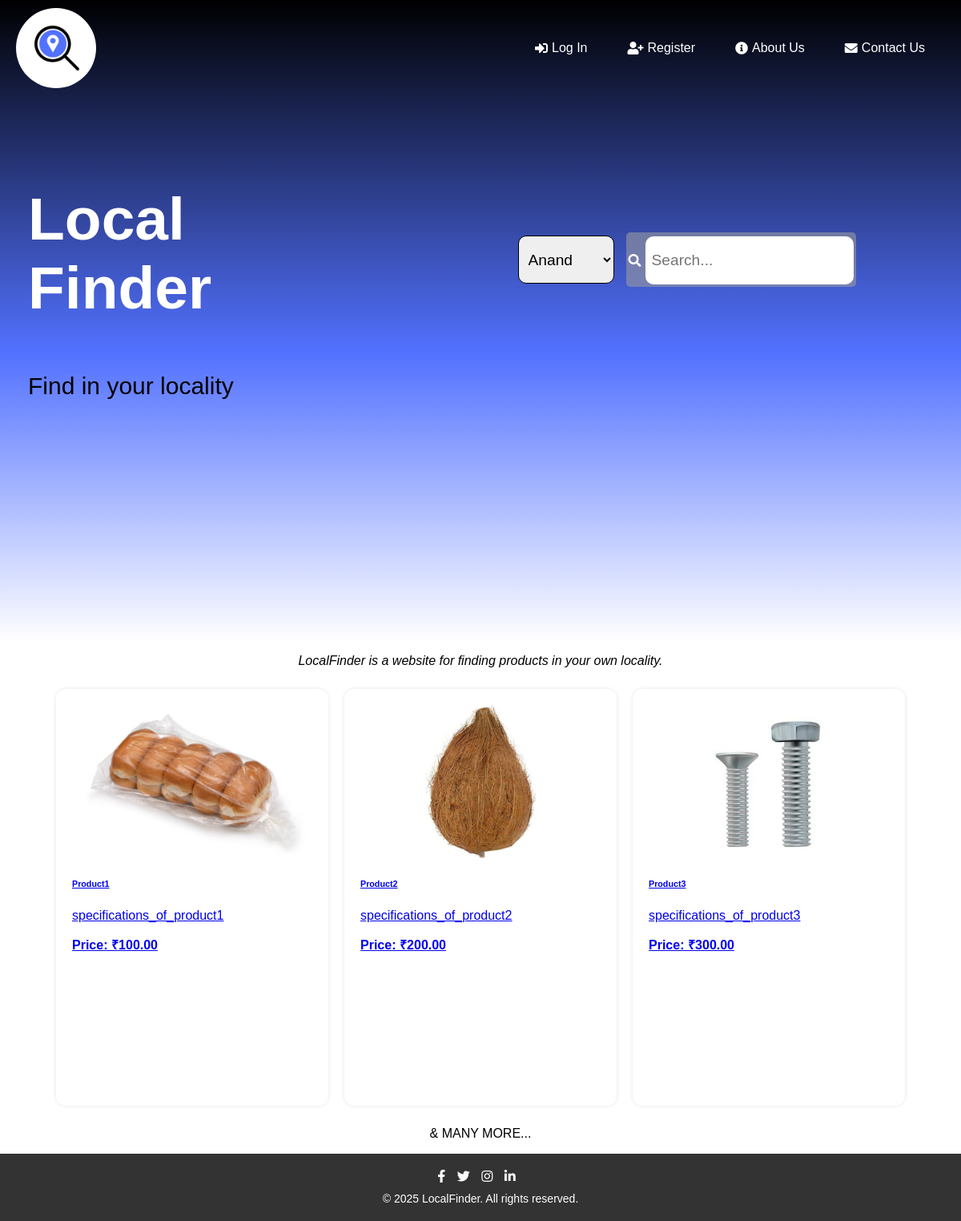
The page / on the database its author committed.
### tables this page shows
CREATE TABLE `product` (
  `Pid` varchar(255) NOT NULL,
  `Pname` varchar(255) NOT NULL,
  `specifications` varchar(255) DEFAULT NULL,
  `Price` decimal(8,2) DEFAULT NULL,
  `images` text NOT NULL
);

### index.php (the view, shortened to what this page needs)
<?php
require_once "pdo.php";
try {
    $stmt = $pdo->prepare('SELECT * FROM product LIMIT 3');
    $stmt->execute();
    $results = $stmt->fetchAll(PDO::FETCH_ASSOC);
} catch (PDOException $e) {
    error_log("Database error: " . $e->getMessage());
    $results = [];
}
?>
<!DOCTYPE html>
<html lang="en">
<head>
    <link rel="stylesheet" href="styles/style1.css" />
    <link rel="stylesheet" href="https://cdnjs.cloudflare.com/ajax/libs/font-awesome/5.15.3/css/all.min.css" />
</head>
<body>
    <section id="first_page">
        <header>
            <div id="logo_1"></div>
            <nav>
                <div class="before_login"><a href="login.php"><i class="fas fa-sign-in-alt"></i> Log In</a></div>
                <div class="before_login"><a href="user_reg.php"><i class="fas fa-user-plus"></i> Register</a></div>
                <div><a href="about.php"><i class="fas fa-info-circle"></i> About Us</a></div>
                <div><a href="contact.php"><i class="fas fa-envelope"></i> Contact Us</a></div>
            </nav>
        </header>
        <div id="container">
            <div id="brand_name">
                <h1>Local<br>Finder</h1>
                <p>Find in your locality</p>
            </div>
            <div id="Left">
                <select name="locate" id="locate">
                    <?php
                    try {
                        $stmt = $pdo->query("SELECT DISTINCT District FROM shop");
                        while ($row = $stmt->fetch(PDO::FETCH_ASSOC)) {
                            $city = htmlspecialchars($row['District']);
                            echo "<option value=\"$city\">$city</option>";
                        }
                    } catch (PDOException $e) {
                        echo "<option disabled>Error loading cities</option>";
                        error_log("City fetch error: " . $e->getMessage());
                    }
                    ?>
                </select>
                <div id="search_box">
                    <i class="fas fa-search"></i>
                    <input type="text" id="search" placeholder="Search..." />
                </div>
            </div>
        </div>
    </section>
    <section class="brief">
        <p align="center"><em>LocalFinder is a website for finding products in your own locality.</em></p>
    </section>
    <section class="main-content">
        <section class="recommendations">
            <?php if ($results): ?>
                <?php foreach ($results as $result): ?>
                    <a href="product1.php?pid=<?= htmlspecialchars($result['Pid']) ?>">
                        <div class="product">
                            <img class="pic" src="<?= htmlspecialchars($result['images']) ?>" alt="<?= htmlspecialchars($result['Pname']) ?>">
                            <div class="description">
                                <h6><?= htmlspecialchars($result['Pname']) ?></h6>
                                <p><?= htmlspecialchars($result['specifications']) ?></p>
                            </div>
                            <b>Price: ₹<?= htmlspecialchars($result['Price']) ?></b>
                        </div>
                    </a>
                <?php endforeach; ?>
            <?php else: ?>
                <p>No products found.</p>
            <?php endif; ?>
        </section>
        <p align="center">& MANY MORE...</p>
    </section>
    <footer>
        <div class="social-icons">
            <a href="#"><i class="fab fa-facebook-f"></i></a>
            <a href="#"><i class="fab fa-twitter"></i></a>
            <a href="#"><i class="fab fa-instagram"></i></a>
            <a href="#"><i class="fab fa-linkedin-in"></i></a>
        </div>
        <div class="copyright">
            &copy; 2025 LocalFinder. All rights reserved.
        </div>
    </footer>
</body>
</html>

### styles/style1.css (style rules this page uses)
body { margin: 0; padding: 0; font-family: Arial, sans-serif; transition: background-color 0.3s ease; }
#first_page { height: 100vh; width: 100vw; background: rgb(0,0,0); background: -moz-linear-gradient( rgba(0,0,0,1) 0%, rgba(82,113,255,1) 55%, rgba(255,255,255,1) 100%); background: -webkit-linear-gradient( rgba(0,0,0,1) 0%, rgba(82,113,255,1) 55%, rgba(255,255,255,1) 100%); background: linear-gradient( rgba(0,0,0,1) 0%, rgba(82,113,255,1) 55%, rgba(255,255,255,1) 100%); filter: progid:DXImageTransform.Microsoft.gradient(startColorstr="#000000",endColorstr="#ffffff",GradientType=1); }
#container { display: flex; flex-direction: row; justify-content: space-between; }
#brand_name { box-sizing : border-box; width: 40vw; font-size: 50px; animation: fadeIn 1s ease-in-out; }
#brand_name>h1 { display: block; padding-top: 10%; padding-left: 35px; color: #fff; }
#brand_name>p { font-size: 30px; padding-left: 35px; color: black; }
#Left { box-sizing : border-box; width: 60vw; padding-left: 35px; display: flex; align-items: center; justify-content: center; gap: 15px; }
#logo_1 { width: 100px; height: 100px; background-image: url("icon_no_text.png"); background-blend-mode: dark; background-size: cover; background-position: center; border-radius: 50%; transition: transform 0.3s ease-in-out; }
header { display: flex; align-items: center; justify-content: space-between; padding: 10px 20px; }
nav { display: flex; }
header > div { display: flex; }
nav > div { margin-left: 10px; margin-right: 10px; }
nav > div > a { text-decoration: none; color: white; padding: 10px 15px; border-radius: 5px; transition: background-color 0.3s ease, color 0.3s ease; display: flex; align-items: center; }
nav > div > a i { margin-right: 5px; }
#left i { color: white; margin-right: 5px; }
#search { padding: 8px; border-radius: 10px; height: 60px; width: 260px; border: none; box-sizing: border-box; font-size: larger; transition: box-shadow 0.3s ease; }
#search_box { background-color: #9f9f9f91; padding: 5px 3px 3px 3px; border-radius: 5px; display: flex; align-items: center; }
#locate { box-sizing: border-box; border: 1px solid black; border-radius: 10px; padding: 8px; height: 60px; width: 120px; font-size: larger; cursor: pointer; transition: border-color 0.3s ease; }
footer { background-color: #333; color: #fff; padding: 20px; text-align: center; transition: background-color 0.3s ease; }
.social-icons { margin-bottom: 10px; }
.social-icons a { color: #fff; margin-right: 10px; transition: color 0.3s ease, transform 0.3s ease; }
.copyright { font-size: 14px; }
.product { background-color: #fff; border-radius: 12px; box-shadow: 0 0 5px rgba(0, 0, 0, 0.1); margin: 10px; padding: 20px; width: 300px; transition: box-shadow 0.3s ease; height: 60vh; }
.pic { background-position: center; background-size:contain; background-repeat: no-repeat; height: 40%; display: block; margin: auto; transition: transform 0.5s ease; }
.description { margin-top: 10px; }
.recommendations { display: flex; flex-wrap: wrap; justify-content: center; }
.recommendations p { margin-top: 20px; }

### rows shown on the page
product: images (picture), Pname "Product1", specifications "specifications_of_product1", Price "100.00"
product: images (picture), Pname "Product2", specifications "specifications_of_product2", Price "200.00"
product: images (picture), Pname "Product3", specifications "specifications_of_product3", Price "300.00"

### other values the page prints
form field locate "Anand"
